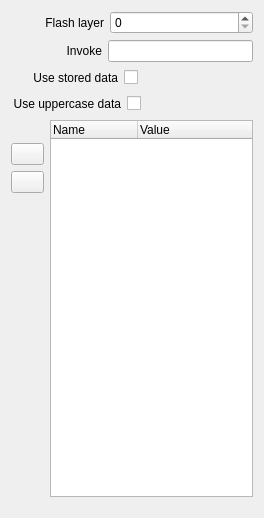
<?xml version="1.0" encoding="UTF-8"?>
<ui version="4.0">
 <class>InspectorTemplateWidget</class>
 <widget class="QWidget" name="InspectorTemplateWidget">
  <property name="geometry">
   <rect>
    <x>0</x>
    <y>0</y>
    <width>264</width>
    <height>518</height>
   </rect>
  </property>
  <property name="sizePolicy">
   <sizepolicy hsizetype="Preferred" vsizetype="MinimumExpanding">
    <horstretch>0</horstretch>
    <verstretch>0</verstretch>
   </sizepolicy>
  </property>
  <property name="minimumSize">
   <size>
    <width>0</width>
    <height>478</height>
   </size>
  </property>
  <layout class="QVBoxLayout" name="verticalLayout">
   <item>
    <layout class="QHBoxLayout" name="horizontalLayoutFlashlayer">
     <item>
      <spacer name="horizontalSpacerFlashlayer">
       <property name="orientation">
        <enum>Qt::Horizontal</enum>
       </property>
       <property name="sizeType">
        <enum>QSizePolicy::Fixed</enum>
       </property>
       <property name="sizeHint" stdset="0">
        <size>
         <width>34</width>
         <height>20</height>
        </size>
       </property>
      </spacer>
     </item>
     <item>
      <widget class="QLabel" name="labelFlashlayer">
       <property name="text">
        <string>Flash layer</string>
       </property>
       <property name="alignment">
        <set>Qt::AlignRight|Qt::AlignTrailing|Qt::AlignVCenter</set>
       </property>
      </widget>
     </item>
     <item>
      <widget class="QSpinBox" name="spinBoxFlashlayer">
       <property name="sizePolicy">
        <sizepolicy hsizetype="Expanding" vsizetype="Fixed">
         <horstretch>0</horstretch>
         <verstretch>0</verstretch>
        </sizepolicy>
       </property>
       <property name="maximum">
        <number>99</number>
       </property>
       <property name="value">
        <number>0</number>
       </property>
      </widget>
     </item>
    </layout>
   </item>
   <item>
    <layout class="QHBoxLayout" name="horizontalLayoutInvoke">
     <item>
      <spacer name="horizontalSpacerInvoke">
       <property name="orientation">
        <enum>Qt::Horizontal</enum>
       </property>
       <property name="sizeType">
        <enum>QSizePolicy::Fixed</enum>
       </property>
       <property name="sizeHint" stdset="0">
        <size>
         <width>55</width>
         <height>20</height>
        </size>
       </property>
      </spacer>
     </item>
     <item>
      <widget class="QLabel" name="labelInvoke">
       <property name="text">
        <string>Invoke</string>
       </property>
       <property name="alignment">
        <set>Qt::AlignRight|Qt::AlignTrailing|Qt::AlignVCenter</set>
       </property>
      </widget>
     </item>
     <item>
      <widget class="QLineEdit" name="lineEditInvoke"/>
     </item>
    </layout>
   </item>
   <item>
    <layout class="QHBoxLayout" name="horizontalLayoutLoop">
     <item>
      <spacer name="horizontalSpacerUseStoredData1">
       <property name="orientation">
        <enum>Qt::Horizontal</enum>
       </property>
       <property name="sizeType">
        <enum>QSizePolicy::Fixed</enum>
       </property>
       <property name="sizeHint" stdset="0">
        <size>
         <width>22</width>
         <height>20</height>
        </size>
       </property>
      </spacer>
     </item>
     <item>
      <widget class="QLabel" name="labelUseStoredData">
       <property name="text">
        <string>Use stored data</string>
       </property>
       <property name="alignment">
        <set>Qt::AlignRight|Qt::AlignTrailing|Qt::AlignVCenter</set>
       </property>
      </widget>
     </item>
     <item>
      <widget class="QCheckBox" name="checkBoxUseStoredData">
       <property name="layoutDirection">
        <enum>Qt::RightToLeft</enum>
       </property>
       <property name="text">
        <string/>
       </property>
      </widget>
     </item>
     <item>
      <spacer name="horizontalSpacerUseStoredData2">
       <property name="orientation">
        <enum>Qt::Horizontal</enum>
       </property>
       <property name="sizeHint" stdset="0">
        <size>
         <width>40</width>
         <height>20</height>
        </size>
       </property>
      </spacer>
     </item>
    </layout>
   </item>
   <item>
    <layout class="QHBoxLayout" name="horizontalLayoutLoop_2">
     <item>
      <spacer name="horizontalSpacerUseUppercaseData1">
       <property name="orientation">
        <enum>Qt::Horizontal</enum>
       </property>
       <property name="sizeType">
        <enum>QSizePolicy::Fixed</enum>
       </property>
       <property name="sizeHint" stdset="0">
        <size>
         <width>2</width>
         <height>20</height>
        </size>
       </property>
      </spacer>
     </item>
     <item>
      <widget class="QLabel" name="labelUseUppercaseData">
       <property name="text">
        <string>Use uppercase data</string>
       </property>
       <property name="alignment">
        <set>Qt::AlignRight|Qt::AlignTrailing|Qt::AlignVCenter</set>
       </property>
      </widget>
     </item>
     <item>
      <widget class="QCheckBox" name="checkBoxUseUppercaseData">
       <property name="layoutDirection">
        <enum>Qt::RightToLeft</enum>
       </property>
       <property name="text">
        <string/>
       </property>
      </widget>
     </item>
     <item>
      <spacer name="horizontalSpacerUseUppercaseData2">
       <property name="orientation">
        <enum>Qt::Horizontal</enum>
       </property>
       <property name="sizeHint" stdset="0">
        <size>
         <width>40</width>
         <height>20</height>
        </size>
       </property>
      </spacer>
     </item>
    </layout>
   </item>
   <item>
    <layout class="QHBoxLayout" name="horizontalLayout">
     <item>
      <layout class="QHBoxLayout" name="horizontalLayoutData">
       <item>
        <layout class="QVBoxLayout" name="verticalLayoutData">
         <item>
          <spacer name="verticalSpacerDataTop">
           <property name="orientation">
            <enum>Qt::Vertical</enum>
           </property>
           <property name="sizeType">
            <enum>QSizePolicy::Fixed</enum>
           </property>
           <property name="sizeHint" stdset="0">
            <size>
             <width>20</width>
             <height>23</height>
            </size>
           </property>
          </spacer>
         </item>
         <item>
          <widget class="QToolButton" name="toolButtonAddTemplateData">
           <property name="minimumSize">
            <size>
             <width>33</width>
             <height>22</height>
            </size>
           </property>
           <property name="maximumSize">
            <size>
             <width>33</width>
             <height>22</height>
            </size>
           </property>
           <property name="font">
            <font>
             <weight>75</weight>
             <bold>true</bold>
            </font>
           </property>
           <property name="toolTip">
            <string>Add new device</string>
           </property>
          </widget>
         </item>
         <item>
          <widget class="QToolButton" name="toolButtonRemoveTemplateData">
           <property name="minimumSize">
            <size>
             <width>33</width>
             <height>22</height>
            </size>
           </property>
           <property name="maximumSize">
            <size>
             <width>33</width>
             <height>22</height>
            </size>
           </property>
           <property name="font">
            <font>
             <weight>75</weight>
             <bold>true</bold>
            </font>
           </property>
           <property name="toolTip">
            <string>Remove device</string>
           </property>
          </widget>
         </item>
         <item>
          <spacer name="verticalSpacerDataBottom">
           <property name="orientation">
            <enum>Qt::Vertical</enum>
           </property>
           <property name="sizeType">
            <enum>QSizePolicy::MinimumExpanding</enum>
           </property>
           <property name="sizeHint" stdset="0">
            <size>
             <width>20</width>
             <height>40</height>
            </size>
           </property>
          </spacer>
         </item>
        </layout>
       </item>
       <item>
        <widget class="TemplateDataTreeBaseWidget" name="treeWidgetTemplateData">
         <property name="showDropIndicator" stdset="0">
          <bool>false</bool>
         </property>
         <property name="dragEnabled">
          <bool>true</bool>
         </property>
         <property name="dragDropMode">
          <enum>QAbstractItemView::DropOnly</enum>
         </property>
         <property name="alternatingRowColors">
          <bool>true</bool>
         </property>
         <property name="rootIsDecorated">
          <bool>false</bool>
         </property>
         <attribute name="headerDefaultSectionSize">
          <number>87</number>
         </attribute>
         <attribute name="headerShowSortIndicator" stdset="0">
          <bool>false</bool>
         </attribute>
         <column>
          <property name="text">
           <string>Name</string>
          </property>
         </column>
         <column>
          <property name="text">
           <string>Value</string>
          </property>
         </column>
        </widget>
       </item>
      </layout>
     </item>
    </layout>
   </item>
   <item>
    <spacer name="verticalSpacerTemplate">
     <property name="orientation">
      <enum>Qt::Vertical</enum>
     </property>
     <property name="sizeType">
      <enum>QSizePolicy::Fixed</enum>
     </property>
     <property name="sizeHint" stdset="0">
      <size>
       <width>20</width>
       <height>10</height>
      </size>
     </property>
    </spacer>
   </item>
  </layout>
 </widget>
 <customwidgets>
  <customwidget>
   <class>TemplateDataTreeBaseWidget</class>
   <extends>QTreeWidget</extends>
   <header>Inspector/TemplateDataTreeBaseWidget.h</header>
  </customwidget>
 </customwidgets>
 <resources/>
 <connections>
  <connection>
   <sender>spinBoxFlashlayer</sender>
   <signal>valueChanged(int)</signal>
   <receiver>InspectorTemplateWidget</receiver>
   <slot>flashlayerChanged(int)</slot>
   <hints>
    <hint type="sourcelabel">
     <x>201</x>
     <y>29</y>
    </hint>
    <hint type="destinationlabel">
     <x>211</x>
     <y>48</y>
    </hint>
   </hints>
  </connection>
  <connection>
   <sender>toolButtonAddTemplateData</sender>
   <signal>clicked()</signal>
   <receiver>InspectorTemplateWidget</receiver>
   <slot>addRow()</slot>
   <hints>
    <hint type="sourcelabel">
     <x>44</x>
     <y>174</y>
    </hint>
    <hint type="destinationlabel">
     <x>2</x>
     <y>423</y>
    </hint>
   </hints>
  </connection>
  <connection>
   <sender>toolButtonRemoveTemplateData</sender>
   <signal>clicked()</signal>
   <receiver>InspectorTemplateWidget</receiver>
   <slot>removeRow()</slot>
   <hints>
    <hint type="sourcelabel">
     <x>44</x>
     <y>202</y>
    </hint>
    <hint type="destinationlabel">
     <x>211</x>
     <y>425</y>
    </hint>
   </hints>
  </connection>
  <connection>
   <sender>lineEditInvoke</sender>
   <signal>textChanged(QString)</signal>
   <receiver>InspectorTemplateWidget</receiver>
   <slot>invokeChanged(QString)</slot>
   <hints>
    <hint type="sourcelabel">
     <x>167</x>
     <y>50</y>
    </hint>
    <hint type="destinationlabel">
     <x>3</x>
     <y>41</y>
    </hint>
   </hints>
  </connection>
  <connection>
   <sender>checkBoxUseStoredData</sender>
   <signal>stateChanged(int)</signal>
   <receiver>InspectorTemplateWidget</receiver>
   <slot>useStoredDataChanged(int)</slot>
   <hints>
    <hint type="sourcelabel">
     <x>133</x>
     <y>81</y>
    </hint>
    <hint type="destinationlabel">
     <x>236</x>
     <y>73</y>
    </hint>
   </hints>
  </connection>
  <connection>
   <sender>treeWidgetTemplateData</sender>
   <signal>itemDoubleClicked(QTreeWidgetItem*,int)</signal>
   <receiver>InspectorTemplateWidget</receiver>
   <slot>itemDoubleClicked(QTreeWidgetItem*,int)</slot>
   <hints>
    <hint type="sourcelabel">
     <x>213</x>
     <y>143</y>
    </hint>
    <hint type="destinationlabel">
     <x>263</x>
     <y>147</y>
    </hint>
   </hints>
  </connection>
  <connection>
   <sender>treeWidgetTemplateData</sender>
   <signal>currentItemChanged(QTreeWidgetItem*,QTreeWidgetItem*)</signal>
   <receiver>InspectorTemplateWidget</receiver>
   <slot>currentItemChanged(QTreeWidgetItem*,QTreeWidgetItem*)</slot>
   <hints>
    <hint type="sourcelabel">
     <x>227</x>
     <y>228</y>
    </hint>
    <hint type="destinationlabel">
     <x>263</x>
     <y>200</y>
    </hint>
   </hints>
  </connection>
  <connection>
   <sender>checkBoxUseUppercaseData</sender>
   <signal>stateChanged(int)</signal>
   <receiver>InspectorTemplateWidget</receiver>
   <slot>useUppercaseDataChanged(int)</slot>
   <hints>
    <hint type="sourcelabel">
     <x>130</x>
     <y>102</y>
    </hint>
    <hint type="destinationlabel">
     <x>273</x>
     <y>115</y>
    </hint>
   </hints>
  </connection>
 </connections>
 <slots>
  <slot>flashlayerChanged(int)</slot>
  <slot>addRow()</slot>
  <slot>removeRow()</slot>
  <slot>invokeChanged(QString)</slot>
  <slot>useStoredDataChanged(int)</slot>
  <slot>itemDoubleClicked(QTreeWidgetItem*,int)</slot>
  <slot>currentItemChanged(QTreeWidgetItem*,QTreeWidgetItem*)</slot>
  <slot>useUppercaseDataChanged(int)</slot>
 </slots>
</ui>
